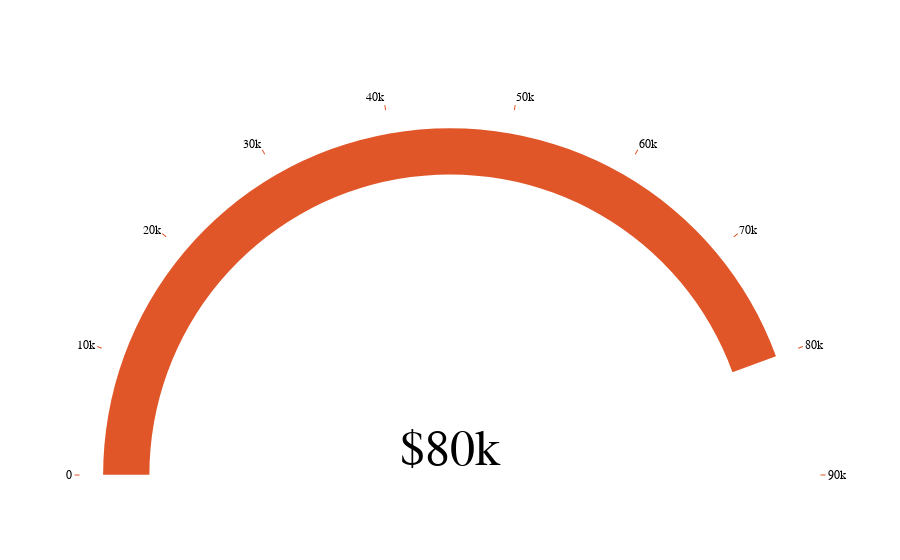

Source (notebook cell):
### Code cell
fig = go.Figure(go.Indicator(
    mode = "gauge+number",
    number = {'prefix': "$", 'font': {'size': 50}},
    value = 80000,
    align = 'center',
    domain = {'x': [0,1], 'y': [0,1]},
    gauge = {
        'axis': {'range': [None, 90000], 'tickwidth': 0, 'tickcolor': "#e05628"},
        'bar': {'color': "#e05628"},
        'bgcolor': 'rgb(255,255,255, 0)',
        'borderwidth': 0.5,
        'bordercolor': "white",
#         'steps': [
#             {'range': [0, 33], 'color': 'red'},
#             {'range': [33, 66], 'color': 'yellow'},
#             {'range': [66,100], 'color': 'green'}],
        }))

fig.update_layout(font = {'color': "black", 'family': "sans serif"})

fig.show()

### Figure 1 — Plotly figure (JSON) as saved in the notebook; plotly's stock layout.template omitted (floating-point values rounded to 4 significant figures)
{"data": [{"align": "center", "domain": {"x": [0, 1], "y": [0, 1]}, "gauge": {"axis": {"range": [null, 90000], "tickcolor": "#e05628", "tickwidth": 0}, "bar": {"color": "#e05628"}, "bgcolor": "rgb(255,255,255, 0)", "bordercolor": "white", "borderwidth": 0.5}, "mode": "gauge+number", "number": {"font": {"size": 50}, "prefix": "$"}, "type": "indicator", "value": 80000}], "layout": {"font": {"color": "black", "family": "sans serif"}}}
